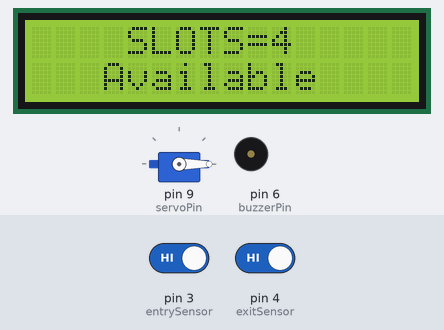
Bench run of a sketch on a simulated Arduino Uno, built with avr-gcc and run on an emulated ATmega328P. Parts: servo, 16×2 character LCD, buzzer (waves = sounding). The inputs (shaded band) are chosen by the test bench; at power-on: pin 3 (entrySensor) HIGH, pin 4 (exitSensor) HIGH.

Above: at 3.3 s.
3.4 s: pin 3 (entrySensor) driven LOW
At 4.5 s:
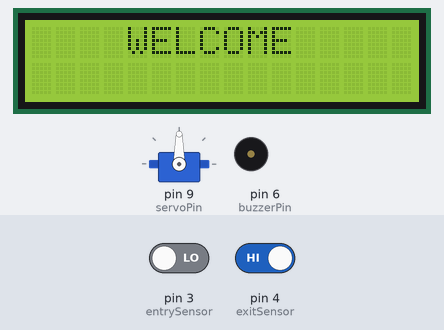
6.4 s: pin 3 (entrySensor) driven HIGH and pin 4 (exitSensor) driven LOW
9.4 s: pin 4 (exitSensor) driven HIGH
At 10.0 s:
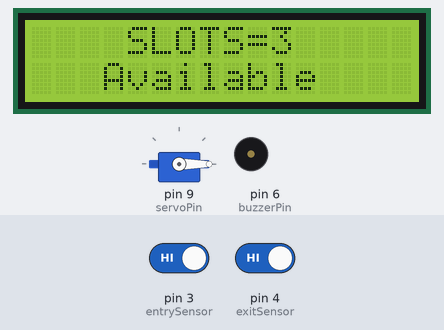
10.9 s: pin 4 (exitSensor) driven LOW
At 12.3 s:
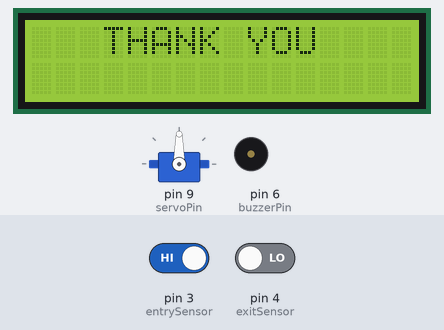
Timing chart, 0 to 14.4 s (numbered marks = the images above; inputs shaded):
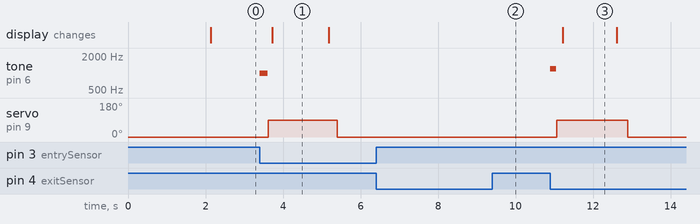

Measured:
- after the input at 3.4 s, tone on pin 6 (buzzerPin): silent → 1000 Hz at once, → silent 0.20 s later; servo on pin 9 (servoPin): 0° → 90° after 0.22 s, → 0° 1.8 s later; the display: changes after 0.32 s (image 1)
- after the input at 6.4 s, every drawn part: stays the same
- after the input at 9.4 s, tone on pin 6 (buzzerPin): stays silent (without the input it goes to 1200 Hz after 0.05 s); servo on pin 9 (servoPin): stays 0° (without the input it goes to 90° after 0.22 s)
- after the input at 10.9 s, tone on pin 6 (buzzerPin): silent → 1200 Hz at once, → silent 0.15 s later; servo on pin 9 (servoPin): 0° → 90° after 0.17 s, → 0° 1.8 s later; the display: changes after 0.31 s (image 3)
- what the display in image 1 shows lasts 1.5 s, from 3.7 s to 5.2 s
- what the display in image 3 shows lasts 1.4 s, from 11.2 s to 12.6 s

The sketch:

smart-parking-system.ino
```cpp
#include <Servo.h>
#include <Wire.h>
#include <LiquidCrystal_I2C.h>

// -------- LCD --------
LiquidCrystal_I2C lcd(0x27, 16, 2);

// -------- PINS --------
const int entrySensor = 3;
const int exitSensor  = 4;
const int servoPin    = 9;
const int buzzerPin   = 6;

// -------- SYSTEM --------
int slots = 4;
const int maxSlots = 4;

// -------- STATES --------
bool systemBusy = false;
unsigned long triggerTime = 0;

// timing
const unsigned long gateOpenTime = 2000;
const unsigned long cooldownTime = 6000;

// message system
String msg1 = "";
String msg2 = "";
bool showingMessage = false;
unsigned long msgStart = 0;
const unsigned long msgDuration = 1500;

// servo
Servo gate;

// -------- SETUP --------
void setup() {
  pinMode(entrySensor, INPUT);
  pinMode(exitSensor, INPUT);
  pinMode(buzzerPin, OUTPUT);

  gate.attach(servoPin);
  gate.write(0);

  Wire.begin();
  lcd.begin(16, 2);
  lcd.backlight();

  // welcome screen
  lcd.setCursor(1, 0);
  lcd.print("SMART PARKING");
  lcd.setCursor(2, 1);
  lcd.print("SYSTEM READY");
  delay(2000);

  updateLCD();
}

// -------- LOOP --------
void loop() {
  unsigned long now = millis();

  // message timing
  if (showingMessage && now - msgStart > msgDuration) {
    showingMessage = false;
    updateLCD();
  }

  renderMessage();

  // gate control
  if (systemBusy) {
    if (now - triggerTime >= gateOpenTime && now - triggerTime < cooldownTime) {
      gate.write(0);
    }

    if (now - triggerTime >= cooldownTime) {
      systemBusy = false;
      updateLCD();
    }

    return;
  }

  // sensor read
  bool entry = digitalRead(entrySensor);
  bool exit  = digitalRead(exitSensor);

  // ENTRY
  if (entry == LOW && slots > 0) {
    slots--;

    // 🔊 short beep
    tone(buzzerPin, 1000);
    delay(200);
    noTone(buzzerPin);

    showMessage("WELCOME", "");
    activateGate(now);
  }

  // EXIT
  else if (exit == LOW && slots < maxSlots) {
    slots++;

    // 🔊 small beep
    tone(buzzerPin, 1200);
    delay(150);
    noTone(buzzerPin);

    showMessage("THANK YOU", "");
    activateGate(now);
  }

  // FULL
  else if (entry == LOW && slots == 0) {

    // 🔊 long beep
    tone(buzzerPin, 500);
    delay(1000);
    noTone(buzzerPin);

    showMessage("SORRY", "PARKING FULL");
  }
}

// -------- GATE --------
void activateGate(unsigned long now) {
  gate.write(90);
  systemBusy = true;
  triggerTime = now;
}

// -------- DISPLAY --------

// show message
void showMessage(String line1, String line2) {
  msg1 = line1;
  msg2 = line2;
  msgStart = millis();
  showingMessage = true;
}

// render message (NO FLICKER)
void renderMessage() {
  if (!showingMessage) return;

  lcd.setCursor(0, 0);
  lcd.print("                ");

  lcd.setCursor(0, 1);
  lcd.print("                ");

  int pos1 = (16 - msg1.length()) / 2;
  int pos2 = (16 - msg2.length()) / 2;

  lcd.setCursor(pos1, 0);
  lcd.print(msg1);

  lcd.setCursor(pos2, 1);
  lcd.print(msg2);
}

// normal display (STABLE)
void updateLCD() {

  lcd.setCursor(0, 0);
  lcd.print("                ");

  lcd.setCursor(0, 1);
  lcd.print("                ");

  String line1 = "SLOTS=" + String(slots);
  int pos1 = (16 - line1.length()) / 2;

  lcd.setCursor(pos1, 0);
  lcd.print(line1);

  if (slots == 0) {
    lcd.setCursor(6, 1);
    lcd.print("FULL");
  } else {
    lcd.setCursor(3, 1);
    lcd.print("Available");
  }
}
```
